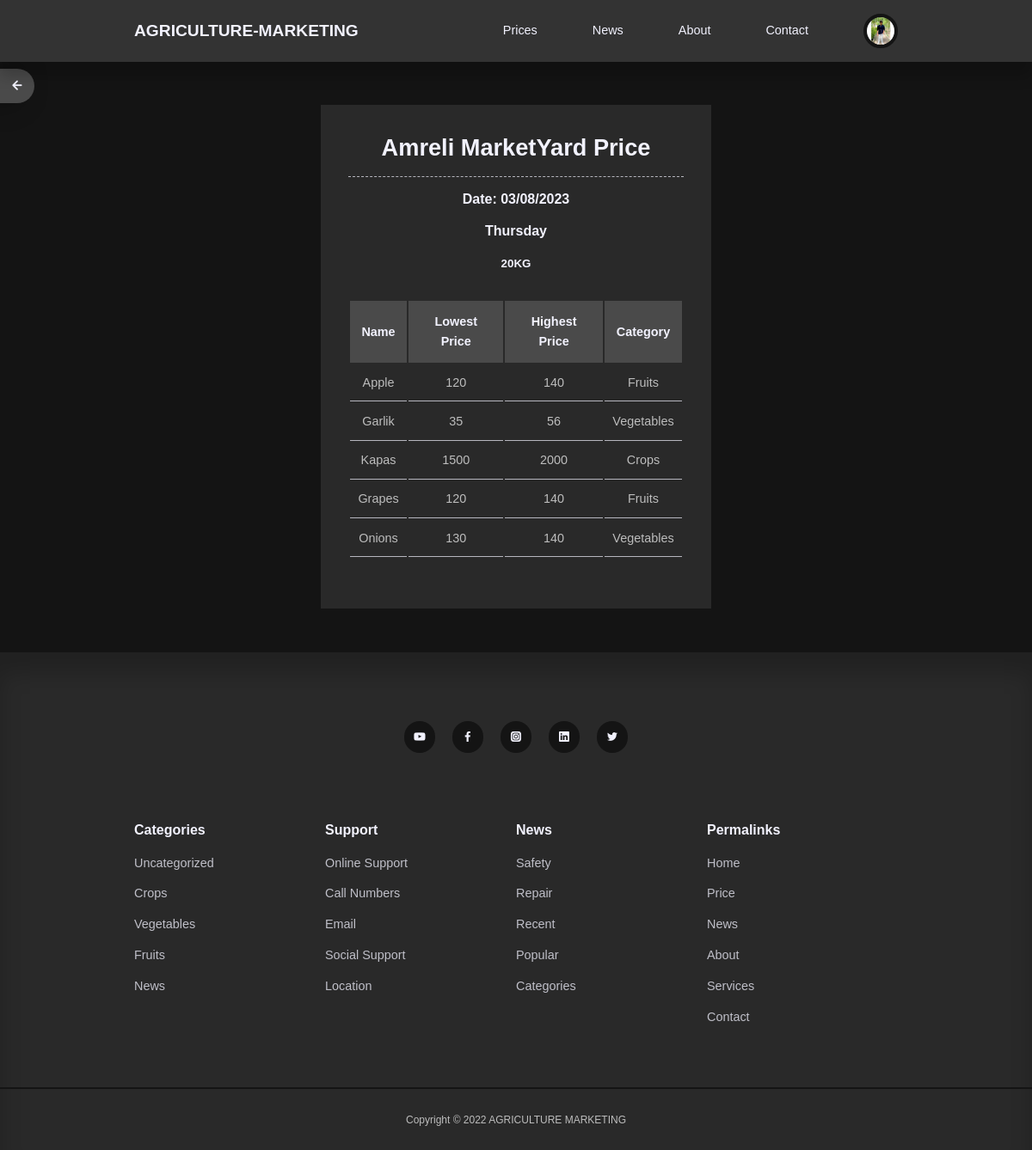
Screenshot of /single-product.php?d_id=2 (signed in) with the database file from the repository.
### tables this page shows
CREATE TABLE `users` (
  `id` int(11) UNSIGNED NOT NULL,
  `firstname` varchar(50) NOT NULL,
  `lastname` varchar(50) NOT NULL,
  `username` varchar(50) NOT NULL,
  `email` varchar(50) NOT NULL,
  `password` varchar(255) NOT NULL,
  `avatar` varchar(255) NOT NULL,
  `is_admin` tinyint(1) NOT NULL
);

CREATE TABLE `district` (
  `d_id` int(11) UNSIGNED NOT NULL,
  `d_name` varchar(255) NOT NULL,
  `description` varchar(11) NOT NULL,
  `user_id` int(11) UNSIGNED NOT NULL
);

CREATE TABLE `products` (
  `p_id` int(11) UNSIGNED NOT NULL,
  `d_id` int(11) UNSIGNED NOT NULL,
  `name` varchar(255) NOT NULL,
  `lowest_price` int(11) UNSIGNED DEFAULT NULL,
  `highest_price` int(11) UNSIGNED DEFAULT NULL,
  `category_id` int(11) UNSIGNED DEFAULT NULL,
  `date_time` timestamp NOT NULL DEFAULT current_timestamp()
);

CREATE TABLE `categories` (
  `id` int(11) UNSIGNED NOT NULL,
  `title` varchar(50) NOT NULL,
  `description` text NOT NULL
);

### single-product.php (the view)
<?php include 'partials/header.php';
if (isset($_GET['d_id'])) {
  $d_id = filter_var($_GET['d_id'], FILTER_SANITIZE_NUMBER_INT);
  $query = "SELECT * FROM products WHERE d_id=$d_id";
  $products = mysqli_query($connection, $query);
  $query_d = "SELECT * FROM district WHERE d_id=$d_id";
  $districts = mysqli_query($connection, $query_d);
  $district = mysqli_fetch_assoc($districts);
} else {
  header('location: ' . ROOT_URL . 'price.php');
  die();
}
?>
<section class="singleproduct">
    <div class="container singlepost__container singleproduct">
   <a href="<?= ROOT_URL ?>price.php" ><button class="btn__close"><i class="uil uil-arrow-left"></i></button>
   </a>
            <h2><?= $district['d_name'] ?> MarketYard Price</h2>
             <div class="border"><h1> </h1> </div>
             <?php if(mysqli_num_rows($products) > 0) : ?>
            <?php
            $query = "SELECT * FROM products WHERE d_id=$d_id";
            $date_times = mysqli_query($connection, $query);
            $date_time = mysqli_fetch_assoc($date_times);
            ?>
        <h4> Date: <?= date("d/m/Y", strtotime($date_time['date_time'])) ?> </h4>
        <h4> <?= date("l", strtotime($date_time['date_time'])) ?> </h4>
            <h4><small> 20KG </small></h4>
                <table>
                <thead>
                    <tr>
                            <th>Name</th>
                            <th>Lowest Price</th>
                            <th>Highest Price</th>
                            <th>Category</th>
                    </tr>
                </thead>
                <tbody>
                    <?php while($product = mysqli_fetch_assoc($products)) : ?>
                      <?php
                     $category_id=$product['category_id'];
                      $query = "SELECT * FROM categories WHERE id=$category_id";
                      $categories = mysqli_query($connection, $query);
                      $category = mysqli_fetch_assoc($categories);
                     ?>
                   <tr>
                     <td><?= $product['name'] ?></td>
                     <td><?= $product['lowest_price'] ?></td>
                     <td><?= $product['highest_price'] ?></td>
                     <td><?= $category['title']?> </td>
                   </tr>
                    <?php endwhile ?>
                </tbody>
                </table>
                <?php else : ?>
                  <div class="alert__message error"><?= "No products Found!"?></div>
                  <?php endif ?>
    </div>
</section>
<?php include 'partials/footer.php'; ?>

### partials/header.php (shortened to what this page needs)
<?php
require 'config/database.php';
if(isset($_SESSION['user-id'])) {
   $id = filter_var($_SESSION['user-id'], FILTER_SANITIZE_NUMBER_INT);
   $query = "SELECT avatar FROM users WHERE id=$id";
   $result = mysqli_query($connection, $query);
   $avatar = mysqli_fetch_assoc($result);
}
?>
<!DOCTYPE html>
<html lang="en">
  <head>
     <link rel="stylesheet" href="<?= ROOT_URL ?>css/style.css">
     <link rel="stylesheet" href="https://unicons.iconscout.com/release/v4.0.0/css/line.css">
     <link href="<?= ROOT_URL ?>css/fonts.css" rel="stylesheet">
  </head>
 <body>
    <nav>
        <div class="container nav_container">
            <a href="<?= ROOT_URL ?>" class="nav__logo">AGRICULTURE-MARKETING</a>
            <ul class="nav__items">
                <li><a href="<?= ROOT_URL ?>price.php">Prices</a></li>
                <li><a href="<?= ROOT_URL ?>news.php">News</a></li>
                <li><a href="<?= ROOT_URL ?>about.php">About</a></li>
             <li><a href="<?= ROOT_URL ?>contact.php">Contact</a></li>
             <?php if(isset($_SESSION['user-id'])): ?>
               <li class="nav_profile">
               <div class="avatar">
                   <img src="<?= ROOT_URL . 'images/' . $avatar['avatar'] ?>">
               </div>
             </li>
             <?php else : ?>
             <li><a href="<?= ROOT_URL ?>signin.php">Signin</a></li>
             <?php endif ?>
           </ul>
        </div>
</nav>

### partials/footer.php (shortened to what this page needs)
<?php
require 'config/database.php';
?>
<footer>
            <div class="footer__socials">
                <a href="https://youtube.com"  target="_blank"><i class="uil uil-youtube"></i></a>
                <a href="https://facebook.com" target="_blank"><i class="uil uil-facebook-f"></i></a>
                <a href="https://instagram.com" target="_blank"><i class="uil uil-instagram-alt"></i></a>
                <a href="https://linkedin.com" target="_blank"><i class="uil uil-linkedin"></i></a>
                <a href="https://twitter.com" target="_blank"><i class="uil uil-twitter"></i></a>
            </div>
         <div class="container footer__container">
            <article>
                <h4>Categories</h4>
                <ul>
                <?php
            $all_categories_query = "SELECT * FROM categories";
            $all_categories = mysqli_query($connection, $all_categories_query);
            ?>
                <?php while ($category = mysqli_fetch_assoc($all_categories)) : ?>
                   <li><a href="<?= ROOT_URL ?>category-post.php?id=<?= $category['id'] ?>"><?= $category['title'] ?></a></li>
                   <?php endwhile ?>
                    </ul>
              </article>
              <article>
                <h4>Support</h4>
                <ul>
                   <li><a href="">Online Support</a></li>
                   <li><a href="">Call Numbers</a></li>
                   <li><a href="">Email</a></li>
                   <li><a href="">Social Support</a></li>
                   <li><a href="">Location</a></li>
                    </ul>
              </article>
               <article>
                <h4>News</h4>
                <ul>
                   <li><a href="">Safety</a></li>
                   <li><a href="">Repair</a></li>
                   <li><a href="">Recent</a></li>
                   <li><a href="">Popular</a></li>
                   <li><a href="">Categories</a></li>
                    </ul>
              </article>
              <article>
                <h4>Permalinks</h4>
                <ul>
                   <li><a href="<?= ROOT_URL ?>">Home</a></li>
                   <li><a href="<?= ROOT_URL ?>price.php">Price</a></li>
                   <li><a href="<?= ROOT_URL ?>news.php">News</a></li>
                   <li><a href="<?= ROOT_URL ?>about.php">About</a></li>
                   <li><a href="<?= ROOT_URL ?>services.php">Services</a></li>
                   <li><a href="<?= ROOT_URL ?>contact.php">Contact</a></li>
                    </ul>
              </article>
              </div>
              <div class="footer__copyright">
                <small>Copyright &copy; 2022 AGRICULTURE MARKETING</small>
              </div>
     </footer>
</body>
</html>

### css/style.css (style rules this page uses)
:root { --color-primary: #333333; --color-primary-light: #525252; --color-primary-variant: #BDBDBD; --color-red: #da0f0f; --color-red-light: hsl(346, 87%, 46%, 15%); --color-green: #00c476; --color-green-light: hsl(156, 100%, 38%, 15%); --color-gray-900: #292929; --color-gray-700: #4A4A4A; --color-gray-300: rgba(242, 242, 254, 0.3); --color-gray-200: rgba(242, 242, 254, 0.7); --color-white:#f2f2fe; --color-bg: #141414; --transition: all 300ms ease; --container-width-lg: 74%; --container-width-md: 88%; --form-width: 40%; --card-border-radius-1: 0.3rem; --card-border-radius-2: 0.5rem; --card-border-radius-3: 0.8rem; --card-border-radius-4: 2rem; --card-border-radius-5: 5rem; }
* { margin: 0; padding: 0; outline: 0; border: 0; appearance: 0; list-style: none; text-decoration: none; box-sizing: border-box; }
body { font-family: 'Montserrat', sans-serif; line-height: 1.6; color: var(--color-primary-variant); overflow-x: hidden; background: var(--color-bg); font-size: 0.9rem; }
.container { width: var(--container-width-lg); max-width: 1800px; margin-inline : auto; }
section { margin-top: 3rem; width: 100vw; }
h1, h2, h3, h4, h5 { color: var(--color-white); line-height: 1.3; }
h1 { font-size: 3rem; margin: 1rem 0; }
h2 { font-size: 1.7rem; margin: 1rem 0; }
h4 { font-size: 1rem; }
a { color: var(--color-white); transition: var(--transition); }
img { display: block; width: 100%; object-fit: cover; }
nav { background: var(--color-primary); width: 100vw; height: 4.5rem; position : fixed; top: 0; z-index: 10; box-shadow: 0 1rem 1rem rgba(0, 0, 0, 0.2); }
.nav_container { height: 100%; display: flex; align-items: center; justify-content: space-between; }
.avatar { width: 2.5rem; height: 2.5rem; border-radius: 50%; overflow: hidden; border: 0.3rem solid var(--color-bg); }
.nav__logo { font-weight: 600; font-size: 1.2rem; }
.nav__items { display: flex; align-items: center; gap: 4rem; }
.nav_profile { position: relative; cursor: pointer; }
.singleproduct h2 { text-align: center; margin-top: 1rem; margin-bottom: 1rem; }
.singleproduct h1 { border-top: 1px solid var(--color-gray-200); border-style: dashed; }
.singleproduct h4 { text-align: center; margin-top: 1rem; }
.singleproduct { margin-bottom: 0.1rem; margin-top: 3.3rem; padding-top: 1rem; padding: 1rem 2rem 3rem; }
.singleproduct table { margin-top: 2rem; width: 100%; text-align: center; margin-bottom: 0.6rem; }
.singleproduct table th { background: var(--color-gray-700); padding: 0.8rem; color: var(--color-white); }
.singleproduct table td { padding: 0.6rem; border-bottom: 1px solid var(--color-gray-200); }
.btn__close { display: inline-block; background: var(--color-gray-700); color: var(--color-white); position: fixed; left: 0; z-index: 1; width: 2.5rem; height: 2.5rem; border-radius: 0 50% 50% 0 ; font-size: 1.4rem; top: 5rem; cursor: pointer; box-shadow: -1rem 0 2rem rgba(0, 0, 0, 0.4); }
footer { background: var(--color-gray-900); padding: 5rem 0 0; box-shadow: inset 0 1.5rem 1.5rem rgba(0, 0, 0, 0.2); }
.footer__socials { margin-inline: auto; width: fit-content; margin-bottom: 5rem; display: flex; justify-content: space-between; align-items: center; gap: 1.2rem; }
.footer__socials a { background: var(--color-bg); border-radius: 50%; width: 2.3rem; height: 2.3rem; display: flex; align-items: center; justify-content: center; }
.footer__container { display: grid; grid-template-columns: repeat(4, 1fr); }
footer h4 { color: var(--color-white); margin-bottom: 0.6rem; }
footer ul li { padding: 0.4rem 0; }
footer ul a { opacity: 0.75; }
.footer__copyright { text-align: center; padding: 1.5rem 0; border-top: 2px solid var(--color-bg); margin-top: 4rem; color: #BDBDBD; }
.singlepost__container { width: var(--form-width); background: var(--color-gray-900); padding: 1rem 2rem 3rem; }

### rows the page displays
users: avatar (picture)
district: d_name "Amreli"
products: date_time "03/08/2023", date_time "Thursday", name "Apple", lowest_price "120", highest_price "140", category.title "Fruits"
products: name "Garlik", lowest_price "35", highest_price "56", category.title "Vegetables"
products: name "Kapas", lowest_price "1500", highest_price "2000", category.title "Crops"
products: name "Grapes", lowest_price "120", highest_price "140", category.title "Fruits"
products: name "Onions", lowest_price "130", highest_price "140", category.title "Vegetables"
categories: title "Uncategorized"
categories: title "Crops"
categories: title "Vegetables"
categories: title "Fruits"
categories: title "News"
